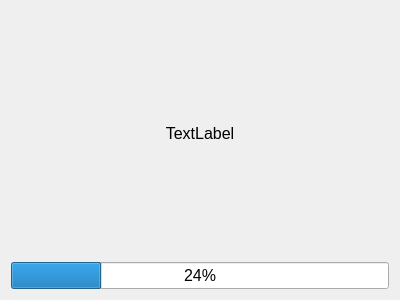
<?xml version="1.0" encoding="UTF-8"?>
<ui version="4.0">
 <class>Dialog</class>
 <widget class="QDialog" name="Dialog">
  <property name="geometry">
   <rect>
    <x>0</x>
    <y>0</y>
    <width>400</width>
    <height>300</height>
   </rect>
  </property>
  <property name="font">
   <font>
    <pointsize>12</pointsize>
   </font>
  </property>
  <property name="windowTitle">
   <string>Conjunction Quick Filter Status</string>
  </property>
  <layout class="QGridLayout" name="gridLayout">
   <item row="0" column="0">
    <widget class="QLabel" name="status_label">
     <property name="text">
      <string>TextLabel</string>
     </property>
     <property name="alignment">
      <set>Qt::AlignCenter</set>
     </property>
    </widget>
   </item>
   <item row="1" column="0">
    <widget class="QProgressBar" name="progress">
     <property name="value">
      <number>24</number>
     </property>
    </widget>
   </item>
  </layout>
 </widget>
 <resources/>
 <connections/>
</ui>
